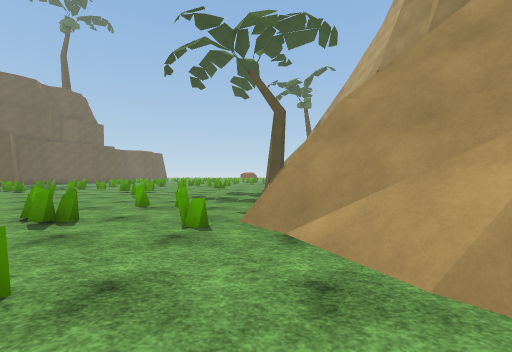
[1] (above)

21 first-person views from a walk through a 3-D level made in the Unity game engine. The camera is 1.3 m above the floor, looks level and sees 90° across. The floor is counted in squares, 2 m on a side. Each view is taken from the middle of a square. On the plan, view 1 faces up. The plan holds only what a view shows up to about 9 squares ahead; the rest is blank. The place goes on beyond the plan. Some animated figures are not drawn. Surface patterns are stand-ins for the level's own textures.

[2]
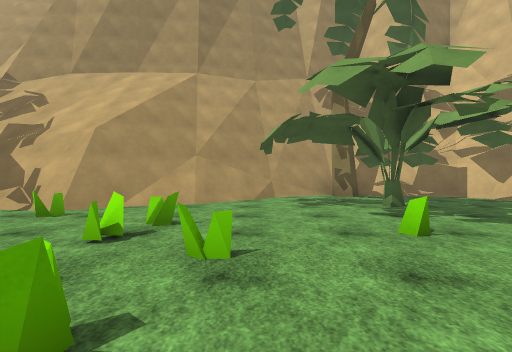

[3]
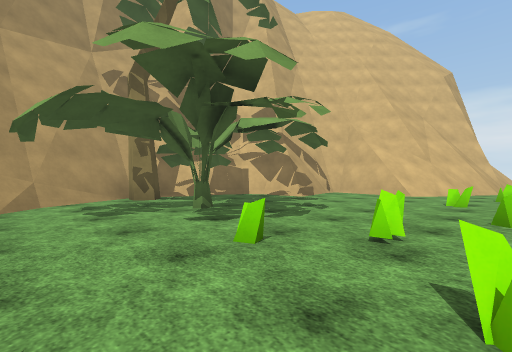

[4]
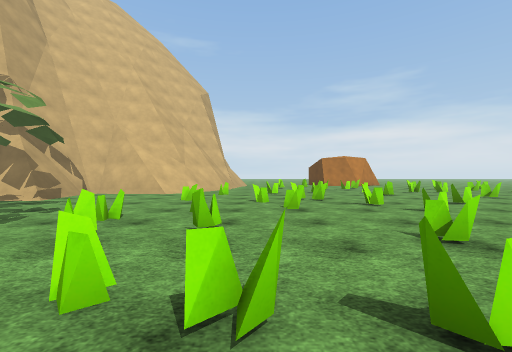

[5]
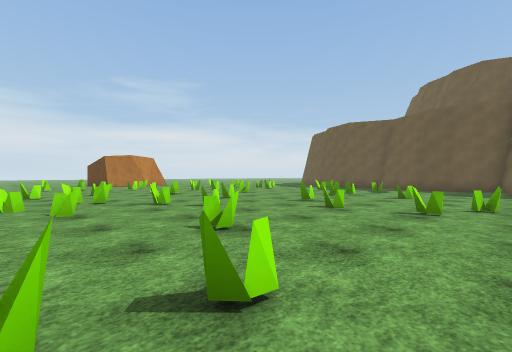

[6]
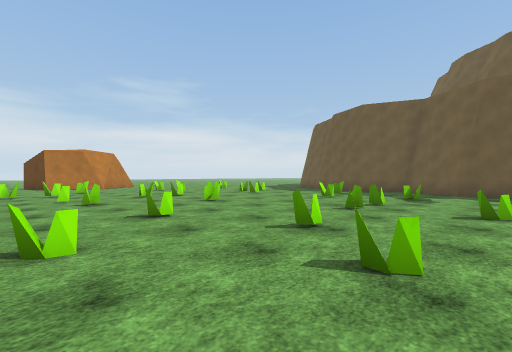

[7]
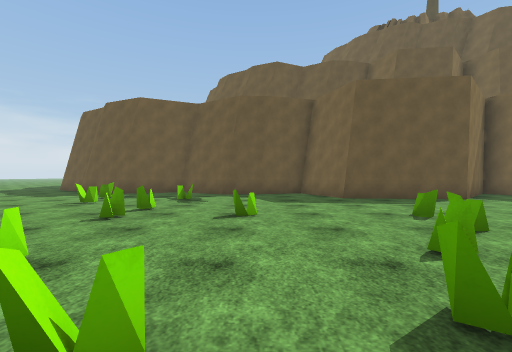

[8]
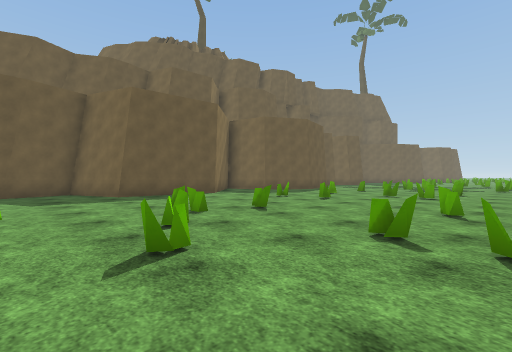

[9]
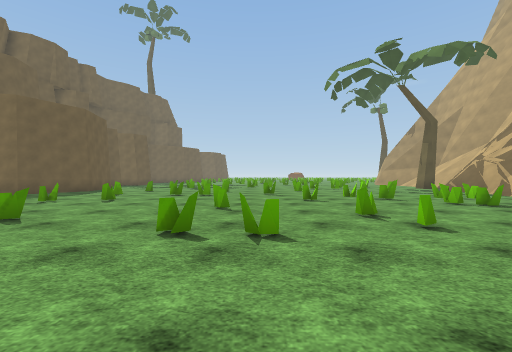

[10]
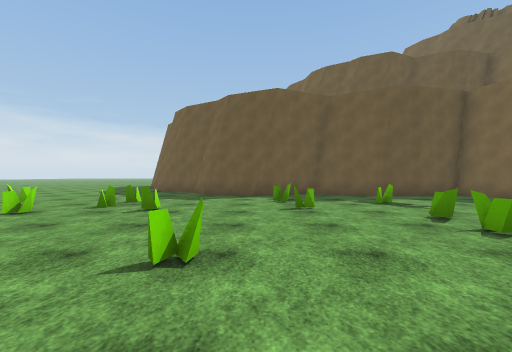

[11]
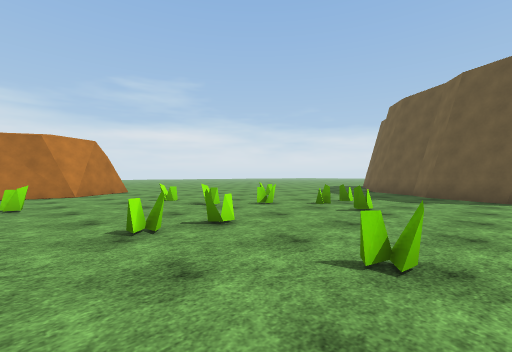

[12]
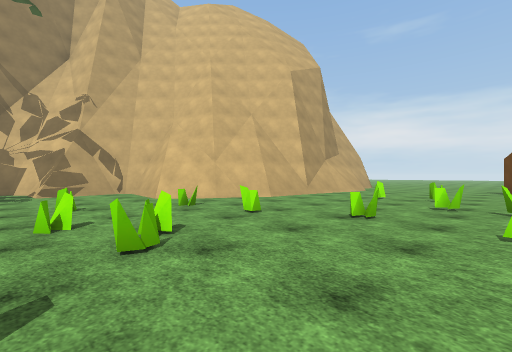

[13]
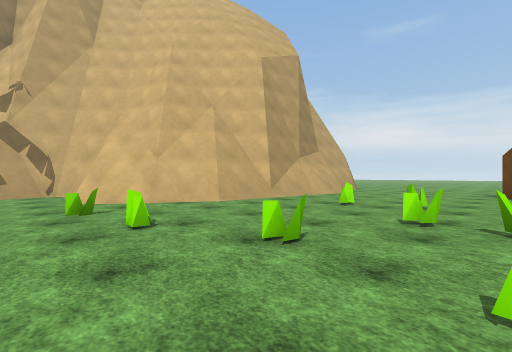

[14]
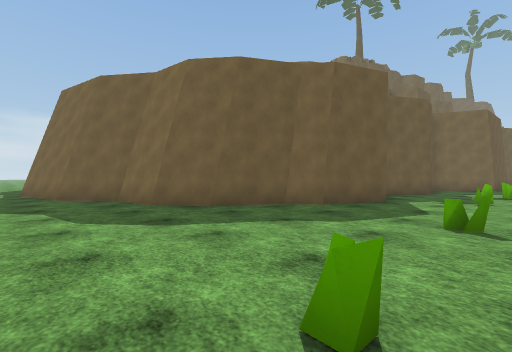

[15]
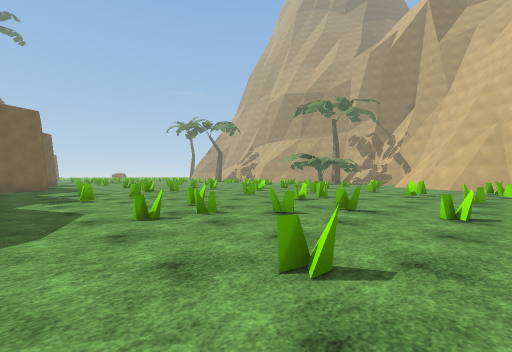

[16]
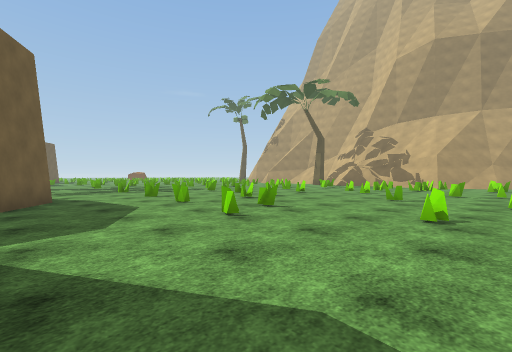

[17]
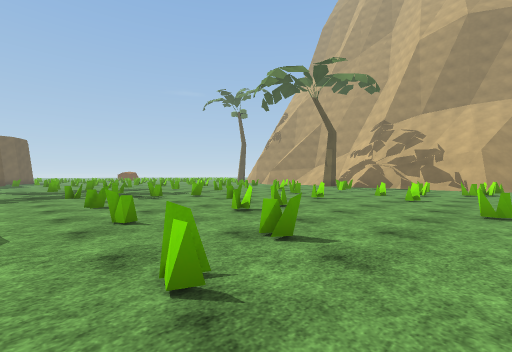

[18]
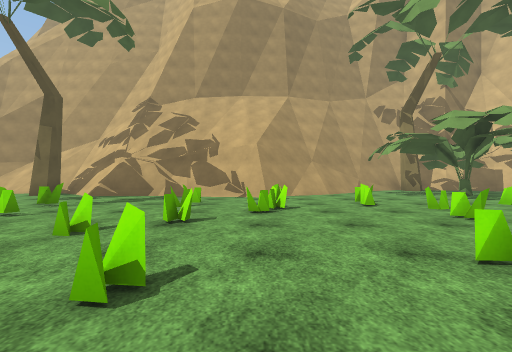

[19]
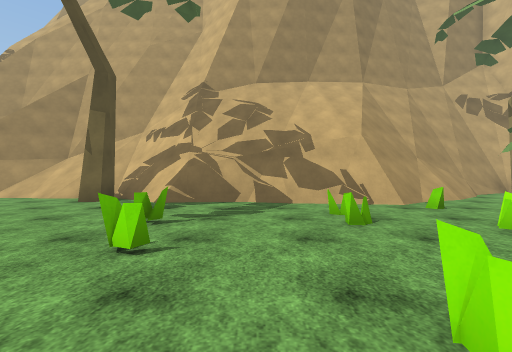

[20]
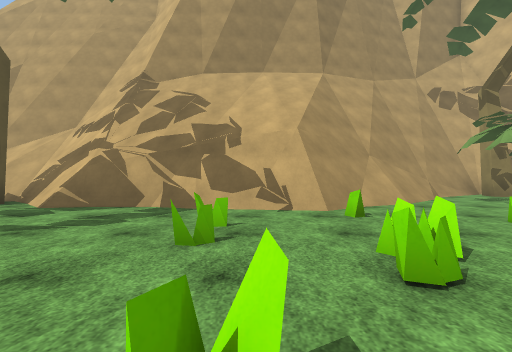

[21]
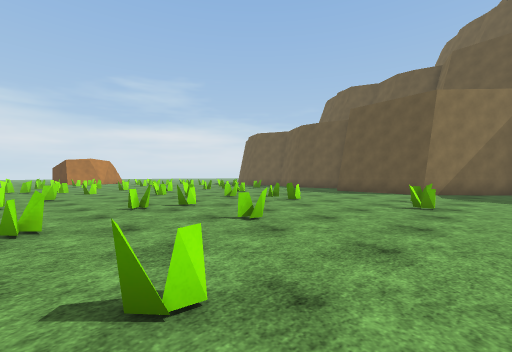

### Floor plan
Key: @ floor where view 1 was taken; # wall or solid block; . floor; / step, stairs or slope; = window, fence, low wall or low ledge; ^ raised ledge; T palm tree; O other object.
Columns run from 27 left of view 1 to 4 right of it. Each row starts with its distance up from view 1.
 13              ..            ..//#
 12              ..=.         ...//#
 11             ....=.       ...####
 10             ......=.    ....####
  9            #...=..=. =...#..#
  8            #...........=....#
  7          ###..=.==..=.......#
  6          #............=.=O.##
  5          ##....=....=..=...##
  4           ##..=.........O..##
  3           ##......=.....=.O/#^^
  2           #....=.....=...=../#^
  1          ##...==..==.=.=.O..//^
  0         ##......=.......O..@/ #^
 -1         #........=...==O......##
 -2         ##....=.....=....O.....#
 -3         ##.......=.....==...#.T#
 -4         #..=.==.=.......O......#
 -5         #..........=.=.O......##
 -6         #..==....=..=.O.......##
 -7         #...........==..O...###
 -8         #......=............##
 -9        ##...=....=...=.O./=.##
-10       ##...=...==.=.=....//##
-11     ###.....==........../==#
-12   ###.........=...==....##^^
-13 ###........=.....=......##
-14 ...................=.=.##

Where each view was taken, in squares from view 1:
view 1: 0 up, 0 right, facing up
view 2: 0 up, 5 left, facing right
view 3: 0 up, 4 left, facing down-right
view 4: 0 up, 5 left, facing down
view 5: 0 up, 5 left, facing down-left
view 6: 2 down, 8 left, facing down-left
view 7: 2 down, 9 left, facing left
view 8: 2 down, 8 left, facing up-left
view 9: 2 down, 8 left, facing up
view 10: 7 down, 10 left, facing left
view 11: 7 down, 10 left, facing down-left
view 12: 6 down, 9 left, facing down-right
view 13: 8 down, 9 left, facing down-right
view 14: 14 down, 16 left, facing up-left
view 15: 14 down, 18 left, facing up-right
view 16: 1 up, 16 left, facing up-right
view 17: 3 up, 14 left, facing up-right
view 18: 4 up, 8 left, facing right
view 19: 7 up, 6 left, facing right
view 20: 5 up, 5 left, facing right
view 21: 6 up, 6 left, facing down-left
